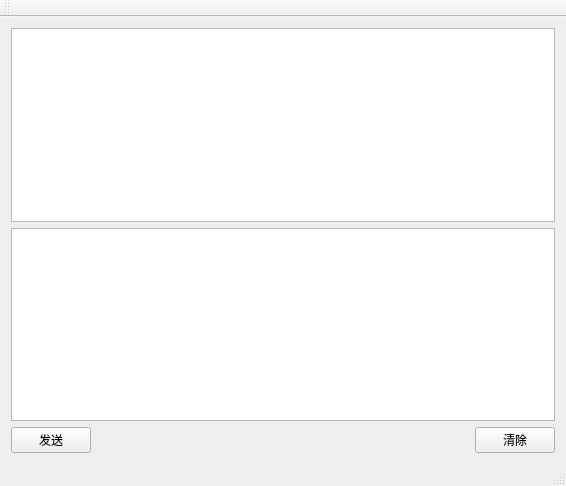
<?xml version="1.0" encoding="UTF-8"?>
<ui version="4.0">
 <class>MainWindow</class>
 <widget class="QMainWindow" name="MainWindow">
  <property name="geometry">
   <rect>
    <x>0</x>
    <y>0</y>
    <width>566</width>
    <height>486</height>
   </rect>
  </property>
  <property name="windowTitle">
   <string>MainWindow</string>
  </property>
  <widget class="QWidget" name="centralWidget">
   <layout class="QGridLayout" name="gridLayout">
    <item row="0" column="0">
     <layout class="QVBoxLayout" name="verticalLayout">
      <item>
       <widget class="QTextEdit" name="textEditRecv"/>
      </item>
      <item>
       <widget class="QTextEdit" name="textEditSend"/>
      </item>
      <item>
       <layout class="QHBoxLayout" name="horizontalLayout">
        <item>
         <widget class="QPushButton" name="btnSend">
          <property name="text">
           <string>发送</string>
          </property>
         </widget>
        </item>
        <item>
         <spacer name="horizontalSpacer">
          <property name="orientation">
           <enum>Qt::Horizontal</enum>
          </property>
          <property name="sizeHint" stdset="0">
           <size>
            <width>40</width>
            <height>20</height>
           </size>
          </property>
         </spacer>
        </item>
        <item>
         <widget class="QPushButton" name="btnClear">
          <property name="text">
           <string>清除</string>
          </property>
         </widget>
        </item>
       </layout>
      </item>
     </layout>
    </item>
   </layout>
  </widget>
  <widget class="QMenuBar" name="menuBar">
   <property name="geometry">
    <rect>
     <x>0</x>
     <y>0</y>
     <width>566</width>
     <height>23</height>
    </rect>
   </property>
  </widget>
  <widget class="QToolBar" name="mainToolBar">
   <attribute name="toolBarArea">
    <enum>TopToolBarArea</enum>
   </attribute>
   <attribute name="toolBarBreak">
    <bool>false</bool>
   </attribute>
  </widget>
  <widget class="QStatusBar" name="statusBar"/>
 </widget>
 <layoutdefault spacing="6" margin="11"/>
 <resources/>
 <connections/>
</ui>
